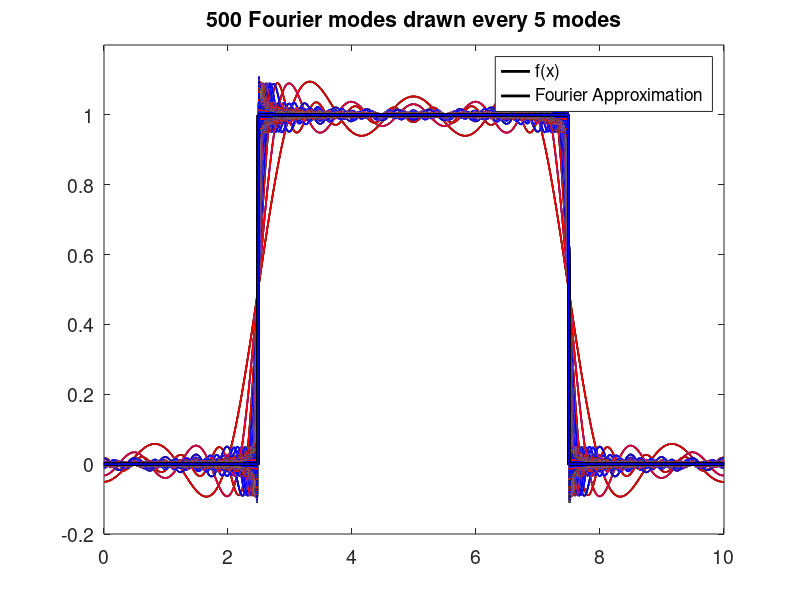
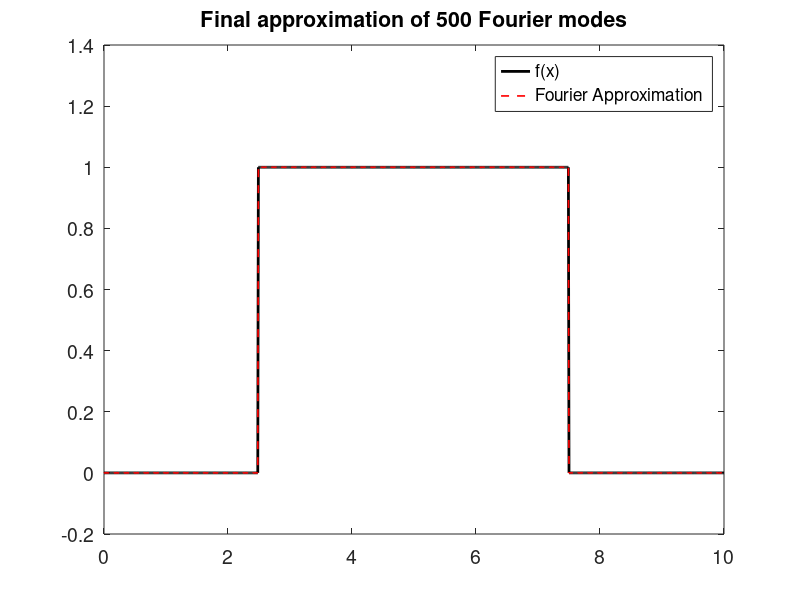

Source code (MATLAB) for these figures, in order:
%% Fourier series approximation of 1 cycle square wave function
clear all, close all, clc

% Setup
dx = 0.01;                          % sample rate
L = 10;                             % length of sample
x = 0:dx:L;                         % x vector
n = length(x);                      % sampling points

% Generate Square Wave, 1 cycle
nquart = floor(n/4);                
f = zeros(size(x));
f(nquart:3*nquart) = 1;

% Compute Fourier coefficients
A0 = sum(f.*ones(size(x)))*dx*2/L;
fFS = A0/2;

fModes = 500;
drawInterval = 0.01*fModes;
C = {'k','b','r','g','y',[.5 .6 .7],[.8 .2 .6]}; % cell array of colros.


figure(1)
set(gcf,'Position',[600 500 1800 1200])
plot(x,f,'k','LineWidth',2), hold on
xlim([0 L])
ylim([-0.2 1.2])

pause(2)

for k=1:fModes
    Ak = sum(f.*cos(2*pi*k*x/L))*dx*2/L;
    Bk = sum(f.*sin(2*pi*k*x/L))*dx*2/L;
    fFS = fFS + Ak*cos(2*k*pi*x/L) + Bk*sin(2*k*pi*x/L);
    if rem(k,drawInterval) == 0               % draw every xth Fourier mode
        for ii=1:length(C)
            plot(x,f,'k','LineWidth',2), hold on
            plot(x,fFS,'color',C{1+rem(ii+randi(2),length(C))},'LineWidth',1.2)
            drawnow
            pause(0.03)
            ii = ii+1;
        end
    title(sprintf('Mode %i of %i', k,fModes)),set(gca,'FontSize',14)
    end
end

legend('f(x)','Fourier Approximation'), set(gca,'FontSize',14)
title(sprintf('%i Fourier modes drawn every %i modes', fModes,drawInterval))

figure(2)
plot(x,f,'k','LineWidth',2), hold on
plot(x,fFS,'r--','LineWidth',1.2)
legend('f(x)','Fourier Approximation'), set(gca,'FontSize',14)
title(sprintf('Final approximation of %i Fourier modes', fModes))

%%
for i=1:2
    fig = figure(i);
    fig = sprintf('images/fouriermodesNEW_%s_every_%s_modes_%i',int2str(fModes),int2str(drawInterval),i);
    print(fig,'-dpng')
end
%RKautoArrangeFigures(2,2,1,5)
